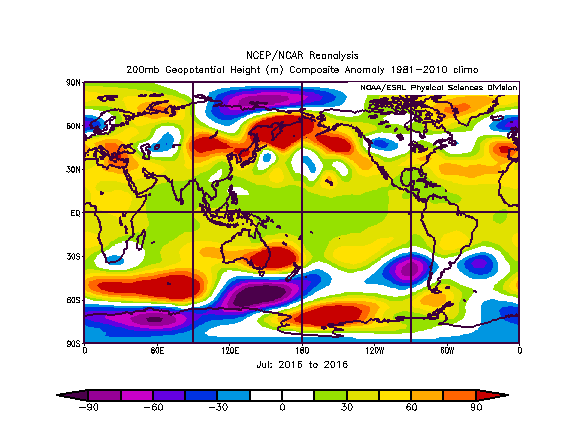
#> input picture Figuras/2016/8/NCEP_zg200_Men.png, 565 x 437 px, found by its file name
$ jupyter execute --allow-errors descarga_graficos.ipynb
#> lines starting #> are read from the running program, lines starting #| are printed output that depends on the picture
[cell 1]
#codigo para descargar las figuras y armar la presentacion para la reunion mensual de monitoreo climatico

#pendiente: a partir del mes en el que se genera: automatizar nombres de archivos y path de busqueda de imagenes
#comunicacion con latex
#obtener fechas de pronos para pasarlas como argumentos a latex
#tomar de carpetas previas los archivos eps para trabajar en latex
#gestionar con el SMN un ftp de donde tomar las imagenes
#descargar imagenes de WMO
#descargar imagenes de SMN

#unificar nombre de archivos opcion: fuente_trimestreanio_var  ej: NMME_SON16_temp NMME_SON16_pcp

[cell 2]
# Indicar Mes y Anio en el cual se va a trabajar
# MES 1(ENERO) 12 (DICIEMBRE)

MES = 11
ANIO = 2016
anio_c = 16
month = 'nov'
#trimestre1 = 'SON'
trimestre1 = 'DJF'

[cell 3]
# Bajar imagenes de www.esrl.noaa.gov (reanalisis NCEP)
#Zg200 hPa

#Trimestral
# Hay que definir que meses bajar y sobre que anios (hay que tener cuidado con los meses mas chicos)
#Enero=0 Diciembre=11

if MES>=4:
    mes_I=MES-4
    mes_F=MES-2
    anio_I=ANIO
    anio_F=ANIO
elif MES>=2:
    mes_I=MES-4+12
    mes_F=MES-2
    anio_I=ANIO-1
    anio_F=ANIO
elif MES==1:
    mes_I=MES-4+12
    mes_F=MES-2+12
    anio_I=ANIO-1
    anio_F=ANIO-1

print(mes_I)
print(mes_F)
print(anio_I)
print(anio_F)

import urllib.request
from bs4 import BeautifulSoup

url = 'http://www.esrl.noaa.gov/psd/cgi-bin/data/composites/comp.pl?var=Geopotential+Height&level=200mb&mon1='+str(mes_I)+'&mon2='+str(mes_F)+'&iy=&iy=&iy=&iy=&iy=&iy=&iy=&iy=&iy=&iy=&iy=&iy=&iy=&iy=&iy=&iy=&iy=&iy=&iy=&iy=&ipos[1]='+str(anio_I)+'&ipos[2]='+str(anio_F)+'&ineg[1]=&ineg[2]=&timefile0=&tstype=0&timefile1=&value=&typeval=1&compval=1&lag=0&labelc=Color&labels=Shaded&type=2&scale=100&labelcon=1&switch=0&cint=15&lowr=-90&highr=90&proj=ALL&xlat1=0&xlat2=90&xlon1=0&xlon2=360&custproj=Cylindrical+Equidistant&level1=1000mb&level2=10mb&Submit=Create+Plot'
#> (the rest of this cell did not finish here and is left out)

[cell 4]
#recorto las figuras y las guardo como eps
from PIL import Image    #paquete para trabajar imagenes

# Obs mensual

im = Image.open("../Figuras/"+str(ANIO)+"/"+str(MES)+"/NCEP_zg200_Men.png").convert('RGB').save('new.png')
im = Image.open('new.png')
#> im is the input picture: PIL image 565x437 RGB; mean R, G, B 210.3, 204.3, 165.5
w, h = im.size
#> w = 565; h = 437
#%lef %uppr %right lower
im.crop((50, 70, w-30, h-25)).save("../Figuras/"+str(ANIO)+"/"+str(MES)+"/NCEP_zg200_Men.eps","EPS")
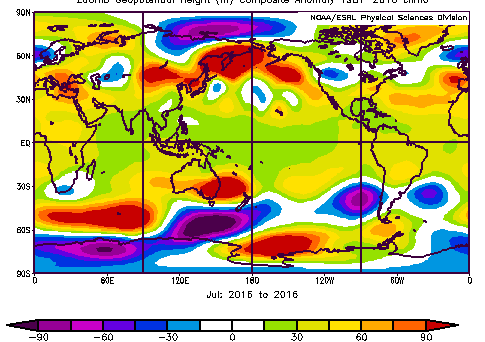
#> saved as NCEP_zg200_Men.eps: PIL image 485x342 RGB; mean R, G, B 189.4, 180.5, 122.8

# Obs estacional

im = Image.open("../Figuras/"+str(ANIO)+"/"+str(MES)+"/NCEP_zg200_Est.png").convert('RGB').save('new.png')
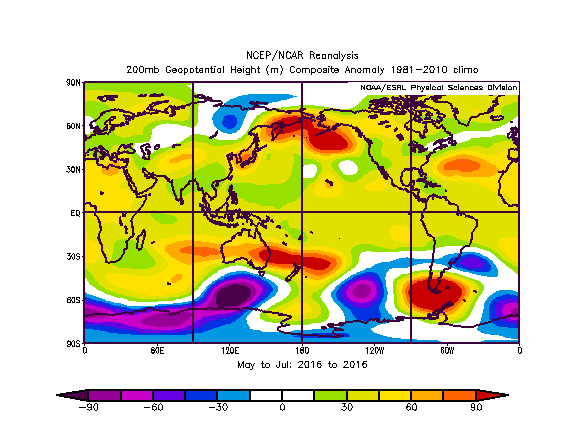
#> input picture Figuras/2016/8/NCEP_zg200_Est.png, 565 x 437 px, found by its file name
im = Image.open('new.png')
#> im is the input picture: PIL image 565x437 RGB; mean R, G, B 212.8, 207.9, 164
w, h = im.size
#%lef %uppr %right lower
im.crop((50, 70, w-30, h-25)).save("../Figuras/"+str(ANIO)+"/"+str(MES)+"/NCEP_zg200_Est.eps","EPS")
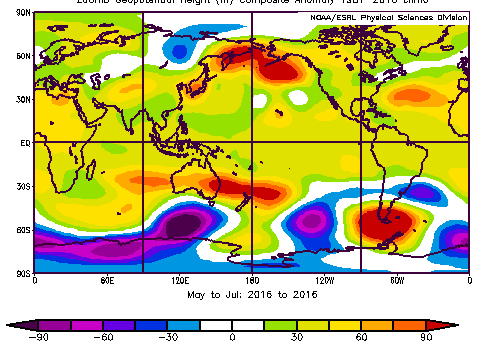
#> saved as NCEP_zg200_Est.eps: PIL image 485x342 RGB; mean R, G, B 193.1, 185.9, 120.5

[cell 5]
import urllib.request

# Bajar imagenes de http://www.cpc.ncep.noaa.gov (CFS forecasts)
# Pronosticos trimestrales previos

if MES>=4:
    mes_I=MES-3
    mes_F=MES-1
    anio_I=ANIO
    anio_F=ANIO
elif MES>=2:
    mes_I=MES-3+12
    mes_F=MES-1
    anio_I=ANIO-1
    anio_F=ANIO
elif MES==1:
    mes_I=MES-3+12
    mes_F=MES-1+12
    anio_I=ANIO-1
    anio_F=ANIO-1

print(mes_I)
print(mes_F)
print(anio_I)
print(anio_F)

# Verificacion Pronos estacionales

if mes_I>=10:
    url='http://www.cpc.ncep.noaa.gov/products/people/wwang/cfsv2_fcst_history/'+str(anio_I)+str(mes_I)+'/imagesInd1/glbz200SeaInd1.gif'
    urllib.request.urlretrieve(url,"../Figuras/"+str(ANIO)+"/"+str(MES)+"/CFS_zg200_Est_VER_CI1.gif")

    url='http://www.cpc.ncep.noaa.gov/products/people/wwang/cfsv2_fcst_history/'+str(anio_I)+str(mes_I)+'/imagesInd2/glbz200SeaInd1.gif'
    urllib.request.urlretrieve(url,"../Figuras/"+str(ANIO)+"/"+str(MES)+"/CFS_zg200_Est_VER_CI2.gif")

    url='http://www.cpc.ncep.noaa.gov/products/people/wwang/cfsv2_fcst_history/'+str(anio_I)+str(mes_I)+'/imagesInd3/glbz200SeaInd1.gif'
    urllib.request.urlretrieve(url,"../Figuras/"+str(ANIO)+"/"+str(MES)+"/CFS_zg200_Est_VER_CI3.gif")

elif mes_I<10:
    url='http://www.cpc.ncep.noaa.gov/products/people/wwang/cfsv2_fcst_history/'+str(anio_I)+str(0)+str(mes_I)+'/imagesInd1/glbz200SeaInd1.gif'
    urllib.request.urlretrieve(url,"../Figuras/"+str(ANIO)+"/"+str(MES)+"/CFS_zg200_Est_VER_CI1.gif")
#> (this line was passed over: the network is not available in this run)

    url='http://www.cpc.ncep.noaa.gov/products/people/wwang/cfsv2_fcst_history/'+str(anio_I)+str(0)+str(mes_I)+'/imagesInd2/glbz200SeaInd1.gif'
    urllib.request.urlretrieve(url,"../Figuras/"+str(ANIO)+"/"+str(MES)+"/CFS_zg200_Est_VER_CI2.gif")
#> (this line was passed over: the network is not available in this run)

    url='http://www.cpc.ncep.noaa.gov/products/people/wwang/cfsv2_fcst_history/'+str(anio_I)+str(0)+str(mes_I)+'/imagesInd3/glbz200SeaInd1.gif'
    urllib.request.urlretrieve(url,"../Figuras/"+str(ANIO)+"/"+str(MES)+"/CFS_zg200_Est_VER_CI3.gif")
#> (this line was passed over: the network is not available in this run)

# Verficacion Pronos mensuales

if mes_F>=10:
    url='http://www.cpc.ncep.noaa.gov/products/people/wwang/cfsv2_fcst_history/'+str(anio_F)+str(mes_F)+'/imagesInd1/glbz200MonInd1.gif'
    urllib.request.urlretrieve(url,"../Figuras/"+str(ANIO)+"/"+str(MES)+"/CFS_zg200_Mon_VER_CI1.gif")
#> (this line was passed over: the network is not available in this run)

    url='http://www.cpc.ncep.noaa.gov/products/people/wwang/cfsv2_fcst_history/'+str(anio_F)+str(mes_F)+'/imagesInd2/glbz200MonInd1.gif'
    urllib.request.urlretrieve(url,"../Figuras/"+str(ANIO)+"/"+str(MES)+"/CFS_zg200_Mon_VER_CI2.gif")
#> (this line was passed over: the network is not available in this run)

    url='http://www.cpc.ncep.noaa.gov/products/people/wwang/cfsv2_fcst_history/'+str(anio_F)+str(mes_F)+'/imagesInd3/glbz200MonInd1.gif'
    urllib.request.urlretrieve(url,"../Figuras/"+str(ANIO)+"/"+str(MES)+"/CFS_zg200_Mon_VER_CI3.gif")
#> (this line was passed over: the network is not available in this run)

elif mes_F<10:
    url='http://www.cpc.ncep.noaa.gov/products/people/wwang/cfsv2_fcst_history/'+str(anio_F)+str(0)+str(mes_F)+'/imagesInd1/glbz200MonInd1.gif'
    urllib.request.urlretrieve(url,"../Figuras/"+str(ANIO)+"/"+str(MES)+"/CFS_zg200_Mon_VER_CI1.gif")

    url='http://www.cpc.ncep.noaa.gov/products/people/wwang/cfsv2_fcst_history/'+str(anio_F)+str(0)+str(mes_F)+'/imagesInd2/glbz200MonInd1.gif'
    urllib.request.urlretrieve(url,"../Figuras/"+str(ANIO)+"/"+str(MES)+"/CFS_zg200_Mon_VER_CI2.gif")

    url='http://www.cpc.ncep.noaa.gov/products/people/wwang/cfsv2_fcst_history/'+str(anio_F)+str(0)+str(mes_F)+'/imagesInd3/glbz200MonInd1.gif'
    urllib.request.urlretrieve(url,"../Figuras/"+str(ANIO)+"/"+str(MES)+"/CFS_zg200_Mon_VER_CI3.gif")

# Proximos Pronos estacionales

url='http://origin.cpc.ncep.noaa.gov/products/people/wwang/cfsv2fcst/imagesInd1/glbz200SeaInd1.gif'
urllib.request.urlretrieve(url,"../Figuras/"+str(ANIO)+"/"+str(MES)+"/CFS_zg200_Est_PRO_CI1.gif")
#> (this line was passed over: the network is not available in this run)
